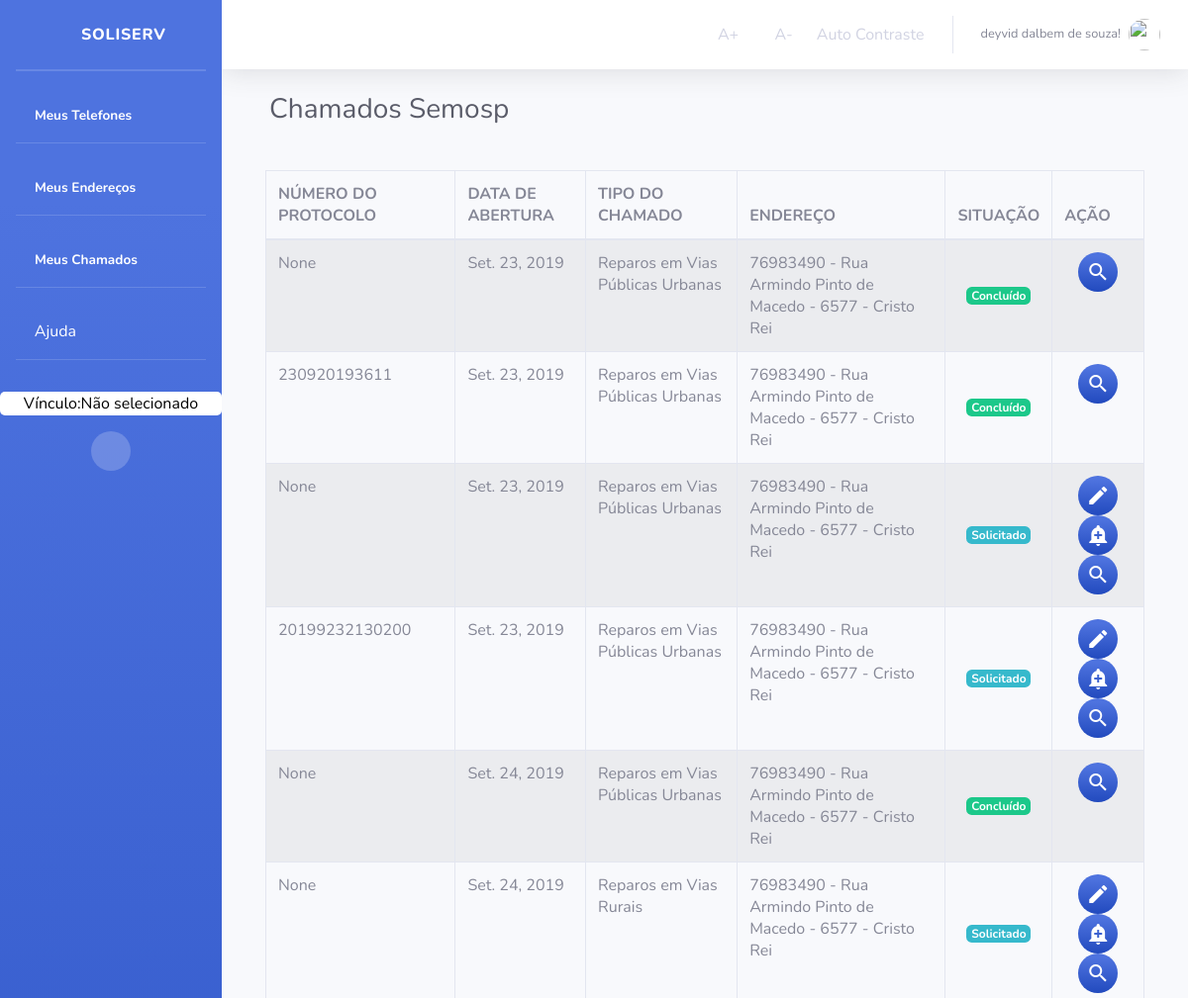
The app's page /Orgao/listarChamadosOrgao/ (signed in, upper part), older data.
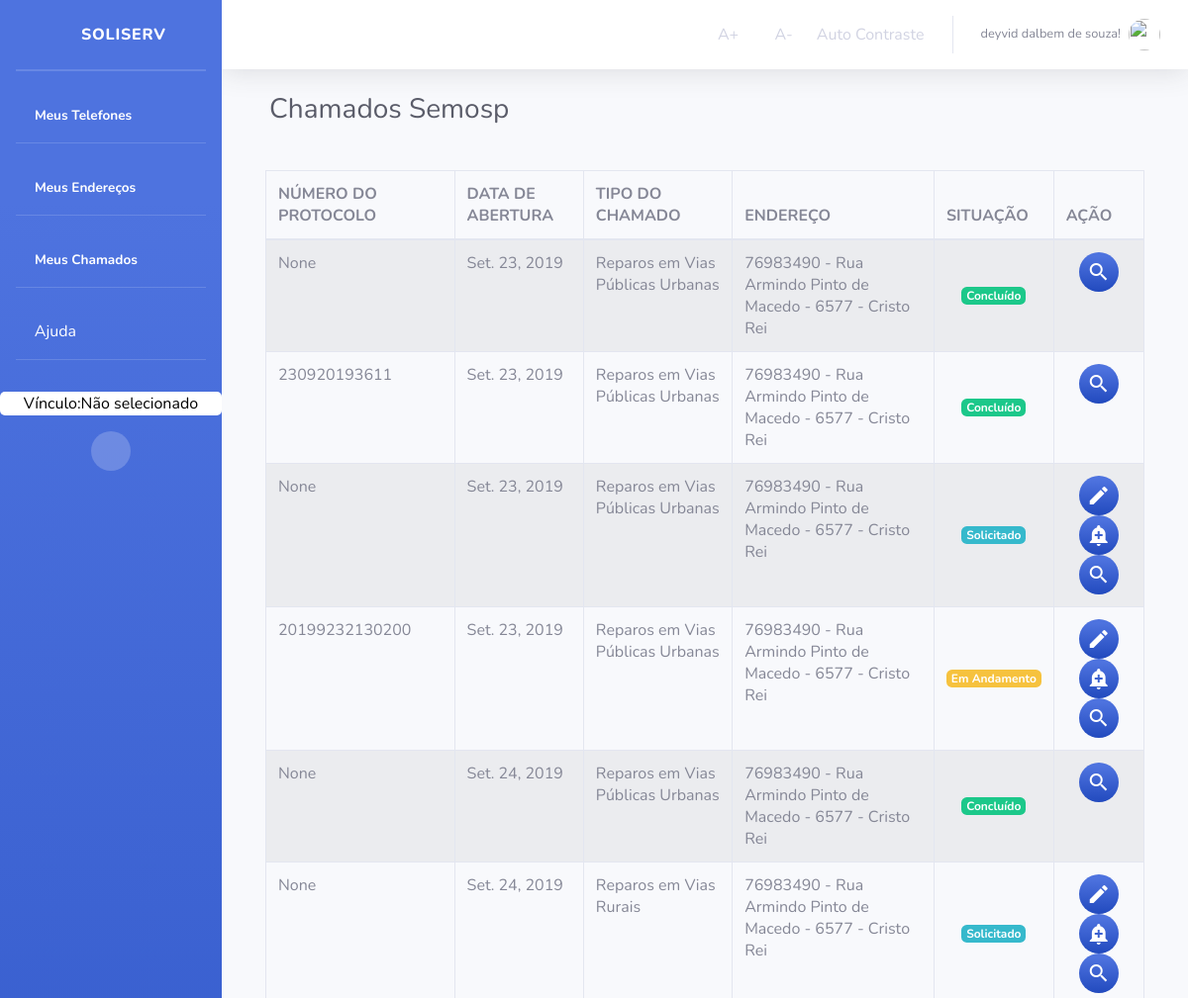
The same page, newer data.
### Chamados/models.py (models this page shows, shortened)
class Chamado(models.Model):
    dataAbertura = models.DateField('ABERTO EM',auto_now_add=True)
    dataConclusao = models.DateField('CONCLUÍDO EM',auto_now=True)
    numeroProtocolo = models.CharField('NÚMERO DE PROTOCOLO', max_length=45, null=True, blank=True)
    observacao = models.CharField('OBSERVAÇÃO',max_length=100)
    observacaoOrgao = models.CharField('RETORNO DO ÓRGÃO', max_length=100, null=True, blank=True)
    idStatus = models.ForeignKey(
        Status, on_delete=models.CASCADE, verbose_name="STATUS")
    idOrgao = models.ForeignKey(
        Orgao, on_delete=models.CASCADE, verbose_name="ORGÃO")
    idTipoChamado = models.ForeignKey(
        TipoChamado, on_delete=models.CASCADE, verbose_name="TIPO DE CHAMADO")
    idUsuario = models.ForeignKey(
        User, on_delete=models.CASCADE, verbose_name="USUÁRIO")
    idEndereco = models.ForeignKey(
        Endereco, on_delete=models.CASCADE, verbose_name="ENDEREÇO DO CHAMADO")
    class Meta:
        verbose_name = "Chamado"
        verbose_name_plural = "Chamados"

class Status(models.Model):
    descricao = models.CharField('DESCRIÇÃO', max_length=45)
    class Meta:
        verbose_name = "Status"
        verbose_name_plural = "Status"

class TipoChamado(models.Model):
    descricaoTipoChamado = models.CharField('TIPO CHAMADO', max_length=45)
    idOrgao = models.ForeignKey(
        Orgao, on_delete=models.CASCADE, verbose_name="ORGÃO")
    class Meta:
        verbose_name = "TipoChamados"
        verbose_name_plural = "TipoChamados"

### Usuario/models.py (models this page shows)
class Endereco(models.Model):
    cep = models.IntegerField('CEP')
    logradouro = models.CharField('LOGRADOURO', max_length=45)
    enderecoNumero = models.CharField('NÚMERO', max_length=11)
    complemento = models.CharField('COMPLEMENTO', max_length=45)
    bairro = models.CharField('BAIRRO', max_length=45)
    observacao = models.CharField('OBSERVAÇÃO', max_length=45)
    municipio = models.CharField('MUNICIPIO', max_length=45)
    estado = models.CharField('ESTADO', max_length=2)
    idPessoa = models.ForeignKey(
        User, on_delete=models.CASCADE, verbose_name="PESSOA")
    def __str__(self):
        return (str (self.cep))+" - " + self.logradouro +" - "+ self.enderecoNumero + " - " + self.bairro
    class Meta:
        verbose_name = "Endereco"
        verbose_name_plural = "Endereco"

### Orgao/views.py (the view)
# urls.py: path('listarChamadosOrgao/', views.ListaOrgaoChamado, name='lista_chamados_orgao'),
def ListaOrgaoChamado(request):
    if not request.user.has_perm('Chamado.view_Chamado'):
        return render(request, 'Orgao/bloqueioDeAcesso.html')
    else:
        lista_chamados = Chamado.objects.all()
        paginator = Paginator(lista_chamados, 10000)
        page = request.GET.get('page')
        lista_chamados = paginator.get_page(page)
        context = {'lista_chamados': lista_chamados}
        if not request.user.is_authenticated:
            return render(request, 'Usuario/acessoNegado.html')
        else:
            return render(request, 'ChamadosOrgao/listarChamadosOrgao.html', context)

### Orgao/templates/ChamadosOrgao/listarChamadosOrgao.html (shortened to what this page needs)
{% extends "sistemaDeGestaoDeServicosPublicos/index1.html" %}
{% block titulo %}
Chamados Semosp
{% endblock titulo%}
{% block centro %}
{% if user.is_authenticated %}
<form>
    <div>
        <div>
            <div class="card-body">
                {% if lista_chamados %}
                <div class="table-responsive">
                    <table class="table table-bordered table-striped" id="dataTable" cellspacing="0">
                        <thead>
                            <tr>
                                <th>NÚMERO DO PROTOCOLO</th>
                                <th>DATA DE ABERTURA</th>
                                <th>TIPO DO CHAMADO</th>
                                <th>ENDEREÇO</th>
                                <th>SITUAÇÃO</th>
                                <th>AÇÃO</th>
                            </tr>
                        </thead>
                        <tbody>
                            {% for chamado in lista_chamados %}
                            <tr>
                                <td>{{chamado.numeroProtocolo}}</td>
                                <td>{{chamado.dataAbertura}}</td>
                                <td>{{chamado.idTipoChamado.descricaoTipoChamado}}</td>
                                <td>{{chamado.idEndereco}}</td>
                                {% if chamado.idStatus.pk == 1  %}
                                <td class="text-center align-middle"> <small
                                        class="badge badge-info">{{chamado.idStatus.descricao}}</small></td>
                                {% elif chamado.idStatus.pk == 3  %}
                                <td class="text-center align-middle"> <small
                                        class="badge badge-warning">{{chamado.idStatus.descricao}}</small></td>
                                {% elif chamado.idStatus.pk == 2 %}
                                <td class="text-center align-middle"> <small
                                        class="badge badge-success">{{chamado.idStatus.descricao}}</small></td>
                                {% endif %}
                                <td class="border ">
                                 <div class="text-center align-middle">
                                    {% if chamado.idStatus.pk != 2 %}
                                    <a class="bg-gradient-primary btn-circle text-white"
                                        href="{% url 'Orgao:atualizar_chamados_orgao' chamado.id %}"
                                        title="Editar Chamado">
                                        <i class="material-icons">edit</i>
                                    </a>
                                    <a class=" bg-gradient-primary btn-circle text-white"
                                        href="{% url 'Orgao:cadastrar_ocorrencias_chamados' chamado.id%}"
                                        title="Adicionar ocorrências do Chamado">
                                        <i class="material-icons">add_alert</i>
                                    </a>
                                    {% endif %}
                                    <a class=" bg-gradient-primary btn-circle text-white"
                                        href="{% url 'Orgao:chamado_detalhado' chamado.id %}"
                                        title="Detalhes do Chamado">
                                        <i class="material-icons">search</i>
                                    </a>
                                 </div>
                                </td>
                            </tr>
                            {% endfor %}
                        </tbody>
                    </table>
                </div>
            </div>
        </div>
    </div>
{% endif %}
{% endif %}
{% endblock %}

Row changes from the older to the newer data that the page shows:
changed Chamado: idStatus_id 1 → 3 (drawn); idStatus.descricao "Solicitado" → "Em Andamento"
